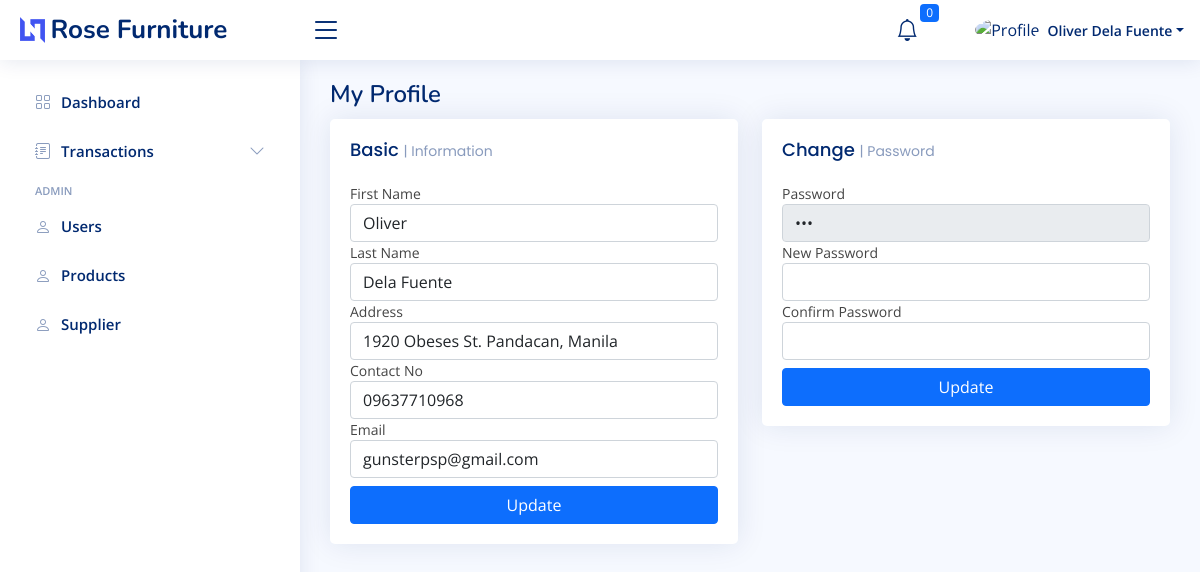
Page /ecommerce/profile?user_id=1 (signed in) on the earlier database version.
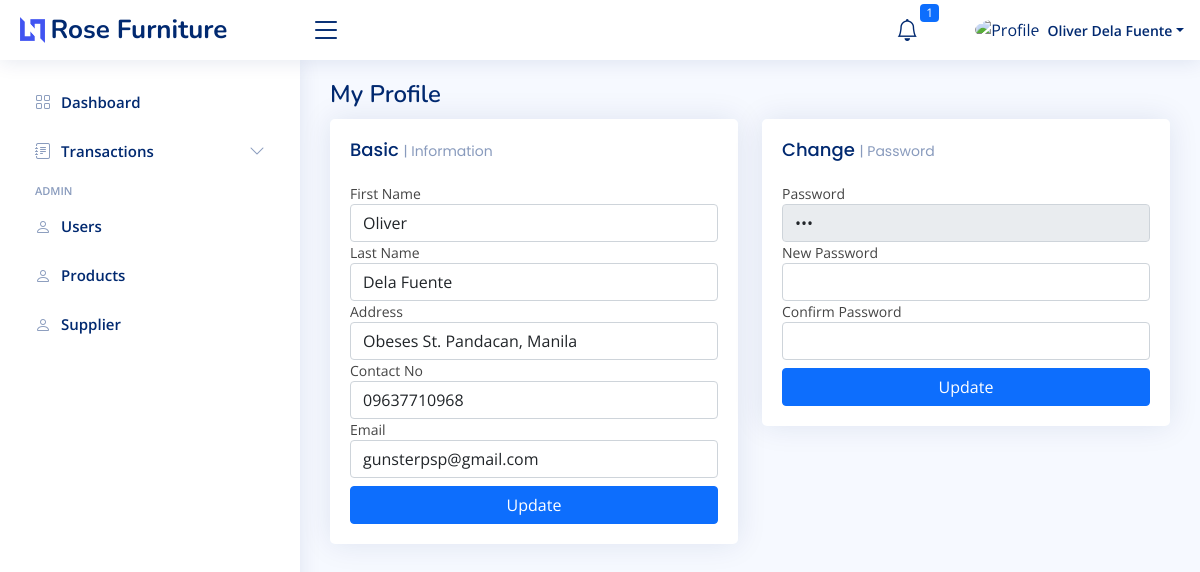
Same page on the later database version.
### tables this page shows
CREATE TABLE `tbl_users` (
  `user_id` int(11) NOT NULL,
  `first_name` varchar(100) DEFAULT NULL,
  `last_name` varchar(100) DEFAULT NULL,
  `address` varchar(250) DEFAULT NULL,
  `contact_no` varchar(50) DEFAULT NULL,
  `username` varchar(100) DEFAULT NULL,
  `password` varchar(100) DEFAULT NULL,
  `email` varchar(100) DEFAULT NULL,
  `group_code` int(11) DEFAULT NULL,
  `logistic_id` int(11) DEFAULT 0,
  `status` int(11) DEFAULT 1
);

### ecommerce/profile.php (the view, shortened to what the changed rows need)
<?php include '../includes/header_ecommerce.php'; ?>
<?php
global $conn;
$user_id = $_GET["user_id"];
$sql = mysqli_query($conn, "SELECT * FROM tbl_users WHERE user_id = '$user_id' ");
$row = mysqli_fetch_assoc($sql);
?>
    <div class="pagetitle">
      <h1>My Profile</h1>
    </div>
    <section class="section dashboard">
      <div class="row">
        <div class="col-lg-6">
          <div class="row">
            <div class="col-12">
              <div class="card recent-sales overflow-auto">
                <div class="card-body">
                  <div>
                    <label for="">First Name</label>
                    <input type="text" class="form-control" id="first_name" value="<?= $row['first_name'] ?>">
                  </div>
                  <div>
                    <label for="">Last Name</label>
                    <input type="text" class="form-control" id="last_name" value="<?= $row['last_name'] ?>">
                  </div>
                  <div>
                    <label for="">Address</label>
                    <input type="text" class="form-control" id="address" value="<?= $row['address'] ?>">
                  </div>
                  <div>
                    <label for="">Contact No</label>
                    <input type="text" class="form-control" id="contact_no" value="<?= $row['contact_no'] ?>">
                  </div>
                  <div class="mb-2">
                    <label for="">Email</label>
                    <input type="text" class="form-control" id="email" value="<?= $row['email'] ?>">
                  </div>
                </div>
              </div>
            </div>
          </div>
        </div>
        <div class="col-lg-6">
          <div class="card">
            <div class="card-body">
              <div class="activity">
              <div>
                    <label for="">Password</label>
                    <input type="password" disabled class="form-control" value="<?= $row['password'] ?>">
                  </div>
              </div>
            </div>
          </div>
        </div>
      </div>
    </section>
  <?php include '../includes/footer_ecommerce.php'; ?>

### includes/header_ecommerce.php (shortened to what the changed rows need)
<?php
@require_once '../database/connection.php';
$getID     = $_SESSION['user_id'];
$queryUser = $conn->query("SELECT * FROM `tbl_users` WHERE `user_id` = '" . $getID . "' ");
$user      = $queryUser->fetch_assoc();
@$date = new DateTime('now', new DateTimeZone('Asia/Manila'));
@$new_date = @$date->format('Y-m-d H:i:s');
@$sqlDate = mysqli_query($conn, "SELECT date_completed FROM tbl_order_detail_items WHERE refund_status = 1 ");
@$fetchDate = mysqli_fetch_assoc($sqlDate);
if(@$new_date > @$fetchDate['date_completed']){
  @$updateRefund = "UPDATE tbl_order_detail_items SET refund_status = 0 WHERE refund_status = 1 ";
  mysqli_query($conn, $updateRefund);
}
?>
<!DOCTYPE html>
<html lang="en">
<head>
  <link href="https://cdn.jsdelivr.net/npm/select2@4.1.0-rc.0/dist/css/select2.min.css" rel="stylesheet" />
  <link rel="stylesheet" href="https://cdnjs.cloudflare.com/ajax/libs/font-awesome/6.4.2/css/all.min.css" />
  <link href="assets/vendor/bootstrap-icons/bootstrap-icons.css" rel="stylesheet">
  <link href="assets/vendor/boxicons/css/boxicons.min.css" rel="stylesheet">
  <link href="assets/vendor/quill/quill.snow.css" rel="stylesheet">
  <link href="assets/vendor/quill/quill.bubble.css" rel="stylesheet">
  <link href="assets/vendor/remixicon/remixicon.css" rel="stylesheet">
  <link href="assets/css/bootstrap.min.css" rel="stylesheet">
  <link rel="stylesheet" href="assets/css/bsDatatable.css">
  <link href="https://cdn.jsdelivr.net/npm/sweetalert2@11.7.32/dist/sweetalert2.min.css" rel="stylesheet">
  <link href="assets/css/style.css" rel="stylesheet">
</head>
<body>
  <header id="header" class="header fixed-top d-flex align-items-center">
    <nav class="header-nav ms-auto">
      <ul class="d-flex align-items-center">
        <li class="nav-item dropdown">
          <a class="nav-link nav-icon" href="#" data-bs-toggle="dropdown">
            <i class="bi bi-bell"></i>
            <span class="badge bg-primary badge-number">
              <?php
              $sqlCountAdmin = mysqli_query($conn, "SELECT COUNT(notification_id) as 'id' FROM tbl_notifications WHERE receiver_id = '" . $_SESSION['user_id'] . "' AND status = 1 ");
              $rowCoundAdmin = mysqli_fetch_assoc($sqlCountAdmin);
              echo $rowCoundAdmin['id'];
              ?>
            </span>
          </a>
        </li>
        <li class="nav-item dropdown pe-3">
          <a class="nav-link nav-profile d-flex align-items-center pe-0" href="#" data-bs-toggle="dropdown">
            <img src="https://th.bing.com/th/id/OIP.LG6UqvINZmEBMrUzrhADJAHaHa?pid=ImgDet&rs=1" alt="Profile" class="rounded-circle">
            <span class="d-none d-md-block dropdown-toggle ps-2"><?php echo $user['first_name'] ?> <?php echo $user['last_name'] ?></span>
          </a>
        </li>
      </ul>
    </nav>
  </header>
  <main id="main" class="main">

Differences in the rows shown:
changed tbl_users "Oliver": address "1920 Obeses St. Pandacan, Manila" → "Obeses St. Pandacan, Manila"
Other differences:
$rowCoundAdmin['id']: "0" → "1"
